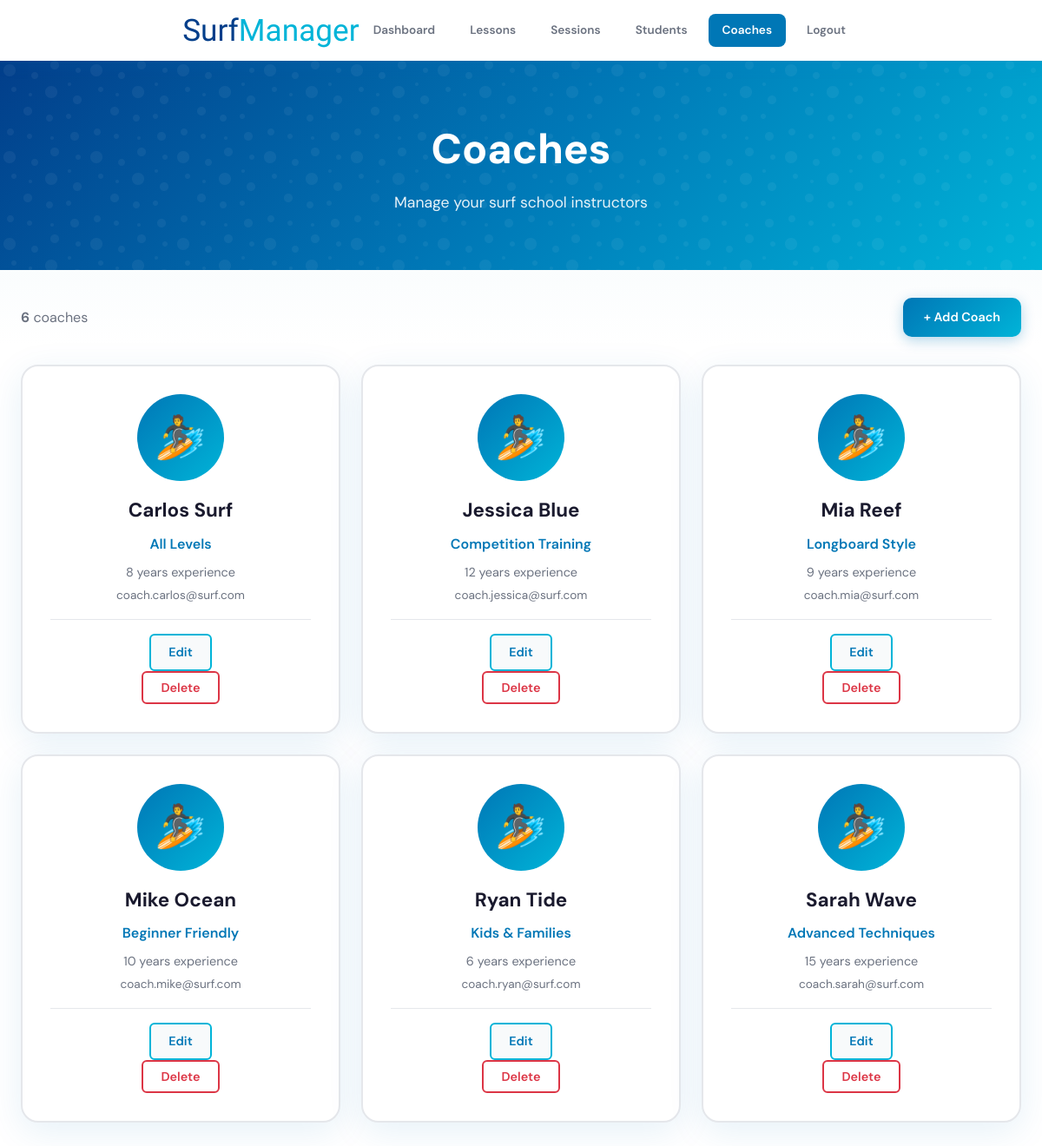
The app's page /coaches (signed in) with its own data.
### tables this page shows
CREATE TABLE IF NOT EXISTS coaches (
    id INT AUTO_INCREMENT PRIMARY KEY,
    name VARCHAR(100) NOT NULL,
    email VARCHAR(100) NOT NULL UNIQUE,
    phone VARCHAR(20),
    speciality VARCHAR(255),
    experience INT DEFAULT 0,
    created_at TIMESTAMP DEFAULT CURRENT_TIMESTAMP
);

### app/Configs/Model.php (called while the page is built, shortened)
<?php
class Model {
    private $host = 'localhost';
    private $dbname = 'surfManager';
    private $dbuser = 'root';
    private $password = '';
    public function __construct() {
        try {
            $this->db = new PDO("mysql:host={$this->host};dbname={$this->dbname}", $this->dbuser, $this->password);
        } catch (PDOException $e) {
            die("Connection failed: " . $e->getMessage());
        }
    }
}

### app/Models/CoachModel.php (called while the page is built, shortened)
<?php
class CoachModel extends Model {
    public function getCoaches() {
        try {
            $query = 'SELECT * FROM coaches ORDER BY name ASC';
            $stmt = $this->db->prepare($query);
            $stmt->execute();
            return $stmt->fetchAll(PDO::FETCH_ASSOC);
        } catch (Exception $e) {
            $this->error = true;
            return [];
        }
    }
}

### app/Views/admin/coaches.php (the view, shortened to what this page needs)
<!DOCTYPE html>
<html lang="en">
<head>
    <link rel="stylesheet" href="<?= $baseUrl ?>app/Views/css/surf-theme.css">
    <link rel="stylesheet" href="<?= $baseUrl ?>app/Views/css/coaches.css">
</head>
<body>
    <header>
        <div class="container header-content">
            <a href="<?= $baseUrl ?>dashboard" class="logo">Surf<span>Manager</span></a>
            <nav>
                <a href="<?= $baseUrl ?>dashboard">Dashboard</a>
                <a href="<?= $baseUrl ?>lessons">Lessons</a>
                <a href="<?= $baseUrl ?>sessions">Sessions</a>
                <a href="<?= $baseUrl ?>students">Students</a>
                <a href="<?= $baseUrl ?>coaches" class="active">Coaches</a>
                <a href="<?= $baseUrl ?>auth/logout">Logout</a>
            </nav>
        </div>
    </header>
    <section class="hero">
        <div class="container">
            <h1>Coaches</h1>
            <p>Manage your surf school instructors</p>
        </div>
    </section>
    <main class="container">
        <div class="page-header">
            <div class="results-info">
                <strong><?= $totalCoaches ?? 0 ?></strong> coaches
            </div>
            <a href="<?= $baseUrl ?>coaches/add" class="btn btn-primary">+ Add Coach</a>
        </div>
        <?php if (!empty($coaches)): ?>
            <div class="coaches-grid">
                <?php foreach ($coaches as $coach): ?>
                    <div class="coach-card">
                        <div class="coach-avatar">🏄</div>
                        <div class="coach-info">
                            <h3><?= htmlspecialchars($coach['name']) ?></h3>
                            <p class="coach-speciality"><?= htmlspecialchars($coach['speciality'] ?? 'General') ?></p>
                            <p class="coach-experience"><?= htmlspecialchars($coach['experience'] ?? '0') ?> years experience</p>
                            <p class="coach-contact"><?= htmlspecialchars($coach['email'] ?? '') ?></p>
                        </div>
                        <div class="coach-actions">
                            <a href="<?= $baseUrl ?>coaches/edit/<?= $coach['id'] ?>" class="btn btn-secondary btn-sm">Edit</a>
                            <form action="<?= $baseUrl ?>coaches/delete/<?= $coach['id'] ?>" method="POST" onsubmit="return confirm('Delete this coach?')">
                                <button type="submit" class="btn btn-red-outline btn-sm">Delete</button>
                            </form>
                        </div>
                    </div>
                <?php endforeach; ?>
            </div>
        <?php endif; ?>
    </main>
</body>
</html>

### router/index.php (shortened to what this page needs)
<?php
class Router {
    private $routes = [];
    public function get($pattern, $callback) {
        $this->routes[] = [
            'method' => 'GET',
            'pattern' => $pattern,
            'callback' => $callback
        ];
    }
    public function post($pattern, $callback) {
        $this->routes[] = [
            'method' => 'POST',
            'pattern' => $pattern,
            'callback' => $callback
        ];
    }
    public function run() {
        $basePath = '/surfManager';
        $path = parse_url($_SERVER['REQUEST_URI'], PHP_URL_PATH);
        $currentUrl = trim(str_replace($basePath, '', $path), '/');
        $requestMethod = $_SERVER['REQUEST_METHOD'];
        foreach ($this->routes as $route) {
            if ($route['method'] !== $requestMethod) continue;
            $patternRegex = preg_replace_callback('#\{([\w]+)\}#', function($matches) {
                return '(?P<' . $matches[1] . '>\d+)';
            }, $route['pattern']);
            if (preg_match("#^$patternRegex$#", $currentUrl, $matches)) {
                $params = [];
                [$class, $method] = $route['callback'];
                $controller = new $class();
                call_user_func_array([$controller, $method], $params);
                return;
            }
        }
    }
}
$router = new Router();
$router->get('home', [HomeController::class, 'show']);
$router->get('', [HomeController::class, 'show']);
$router->get('login', [AuthController::class, 'login']);
$router->post('auth/login', [AuthController::class, 'login']);
$router->get('signup', [AuthController::class, 'signup']);
$router->post('auth/signup', [AuthController::class, 'signup']);
$router->get('auth/logout', [AuthController::class, 'logout']);
if (isset($_SESSION['user'])) {
    if ($_SESSION['user']['role'] === 'admin') {
        $router->get('dashboard', [DashboardController::class, 'index']);
        $router->get('lessons', [LessonsController::class, 'index']);
        $router->get('lessons/{id}', [LessonsController::class, 'show']);
        $router->get('lessons/add', [LessonsController::class, 'add']);
        $router->post('lessons/add', [LessonsController::class, 'add']);
        $router->get('lessons/edit/{id}', [LessonsController::class, 'edit']);
        $router->post('lessons/edit/{id}', [LessonsController::class, 'edit']);
        $router->post('lessons/delete/{id}', [LessonsController::class, 'delete']);
        $router->get('sessions', [SessionsController::class, 'index']);
        $router->get('sessions/{id}', [SessionsController::class, 'show']);
        $router->get('sessions/add', [SessionsController::class, 'add']);
        $router->post('sessions/add', [SessionsController::class, 'add']);
        $router->get('sessions/edit/{id}', [SessionsController::class, 'edit']);
        $router->post('sessions/edit/{id}', [SessionsController::class, 'edit']);
        $router->post('sessions/delete/{id}', [SessionsController::class, 'delete']);
        $router->get('sessions/book/{id}', [BookingController::class, 'book']);
        $router->post('sessions/book/{id}', [BookingController::class, 'book']);
        $router->post('sessions/cancel/{assignmentId}/{sessionId}', [BookingController::class, 'cancelBooking']);
        $router->get('students', [StudentsController::class, 'index']);
        $router->get('students/{id}', [StudentsController::class, 'show']);
        $router->get('students/edit/{id}', [StudentsController::class, 'edit']);
        $router->post('students/edit/{id}', [StudentsController::class, 'edit']);
        $router->post('students/level/{id}', [StudentsController::class, 'updateLevel']);
        $router->post('students/payment/{assignmentId}/{studentId}', [StudentsController::class, 'updatePayment']);
        $router->get('coaches', [CoachController::class, 'index']);
        $router->get('coaches/add', [CoachController::class, 'add']);
        $router->post('coaches/add', [CoachController::class, 'add']);
        $router->post('coaches/delete/{id}', [CoachController::class, 'delete']);
        $router->get('profile', [ProfileController::class, 'profile']);
    }
}
$router->run();

### app/Views/css/surf-theme.css (style rules this page uses)
:root { --white: #ffffff; --off-white: #f8fafb; --ocean-blue: #0077b6; --ocean-light: #00b4d8; --ocean-deep: #023e8a; --sea-foam: #90e0ef; --sand: #f5f0e8; --text-dark: #1a1a2e; --text-gray: #6b7280; --shadow: rgba(0, 119, 182, 0.1); }
* { margin: 0; padding: 0; box-sizing: border-box; }
body { font-family: 'DM Sans', sans-serif; background: linear-gradient(180deg, #e8f4f8 0%, var(--white) 30%); color: var(--text-dark); min-height: 100vh; line-height: 1.6; }
.container { max-width: 1200px; margin: 0 auto; padding: 0 1.5rem; }
header { background: var(--white); height: 70px; padding: 0; display: flex; align-items: center; box-shadow: 0 2px 20px var(--shadow); position: sticky; top: 0; z-index: 100; }
.logo { font-family: 'Allison', cursive; font-size: 1.8rem; color: var(--ocean-deep); text-decoration: none; }
header { background: var(--white); padding: 1rem 0; box-shadow: 0 2px 20px var(--shadow); position: sticky; top: 0; z-index: 100; }
.header-content { display: flex; justify-content: space-between; align-items: center; }
.logo { font-family: 'Allison', cursive; font-size: 2.2rem; color: var(--ocean-deep); text-decoration: none; }
.logo span { color: var(--ocean-light); }
nav { display: flex; align-items: center; gap: 0.5rem; }
nav a { padding: 0.5rem 1rem; color: var(--text-gray); text-decoration: none; font-weight: 600; font-size: 0.85rem; border-radius: 8px; transition: all 0.3s ease; }
nav a.active { color: var(--white); background: var(--ocean-blue); }
.hero { background: linear-gradient(135deg, var(--ocean-deep) 0%, var(--ocean-blue) 50%, var(--ocean-light) 100%); padding: 4rem 0; text-align: center; position: relative; overflow: hidden; }
.hero::before { content: ''; position: absolute; top: 0; left: 0; right: 0; bottom: 0; pointer-events: none; }
.hero h1 { font-size: 3rem; font-weight: 800; margin-bottom: 0.5rem; color: var(--white); }
.hero p { color: rgba(255, 255, 255, 0.9); font-size: 1.1rem; }
main { padding: 1.5rem 0; }
.btn { padding: 0.7rem 1.5rem; border: none; border-radius: 10px; font-size: 0.9rem; font-weight: 600; font-family: inherit; cursor: pointer; transition: all 0.3s ease; display: inline-flex; align-items: center; gap: 0.5rem; text-decoration: none; }
.btn-primary { background: linear-gradient(135deg, var(--ocean-blue) 0%, var(--ocean-light) 100%); color: var(--white); box-shadow: 0 4px 15px rgba(0, 119, 182, 0.3); }
.btn-secondary { background: var(--off-white); color: var(--ocean-blue); border: 2px solid var(--ocean-light); padding: 0.5rem 1.2rem; border-radius: 6px; font-size: 0.85rem; font-weight: 600; cursor: pointer; text-decoration: none; display: inline-block; }
.btn-red-outline { background: transparent; border: 2px solid #dc3545; color: #dc3545; padding: 0.6rem 1.5rem; border-radius: 6px; font-size: 0.95rem; font-weight: 600; cursor: pointer; text-decoration: none; display: inline-block; }
.btn-sm { padding: 0.5rem 1.25rem; font-size: 0.9rem; }

### app/Views/css/coaches.css (style rules this page uses)
.page-header { display: flex; justify-content: space-between; align-items: center; margin: 2rem 0; }
.results-info { color: var(--text-gray); }
.coaches-grid { display: grid; grid-template-columns: repeat(auto-fill, minmax(320px, 1fr)); gap: 1.5rem; margin: 2rem 0; }
.coach-card { background: var(--white); border-radius: 20px; padding: 2rem; text-align: center; box-shadow: 0 10px 40px var(--shadow); border: 2px solid #e5e7eb; transition: all 0.3s ease; }
.coach-avatar { width: 100px; height: 100px; background: linear-gradient(135deg, var(--ocean-blue), var(--ocean-light)); border-radius: 50%; display: flex; align-items: center; justify-content: center; font-size: 3rem; margin: 0 auto 1rem; }
.coach-info h3 { font-size: 1.4rem; color: var(--text-dark); margin-bottom: 0.5rem; }
.coach-speciality { color: var(--ocean-blue); font-weight: 600; font-size: 1rem; margin-bottom: 0.5rem; }
.coach-experience { color: var(--text-gray); font-size: 0.9rem; margin-bottom: 0.25rem; }
.coach-contact { color: var(--text-gray); font-size: 0.85rem; margin-bottom: 1rem; }
.coach-actions { margin-top: 1rem; padding-top: 1rem; border-top: 1px solid #e5e7eb; }

### records on screen
coaches: name "Carlos Surf", speciality "All Levels", experience "8", email "coach.carlos@surf.com"
coaches: name "Jessica Blue", speciality "Competition Training", experience "12", email "coach.jessica@surf.com"
coaches: name "Mia Reef", speciality "Longboard Style", experience "9", email "coach.mia@surf.com"
coaches: name "Mike Ocean", speciality "Beginner Friendly", experience "10", email "coach.mike@surf.com"
coaches: name "Ryan Tide", speciality "Kids & Families", experience "6", email "coach.ryan@surf.com"
coaches: name "Sarah Wave", speciality "Advanced Techniques", experience "15", email "coach.sarah@surf.com"

### other values on screen
$totalCoaches "6"
